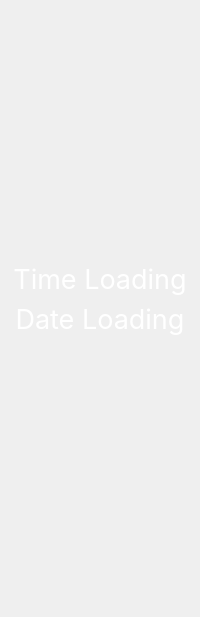
         <widget class="QWidget" name="homePage">
          <property name="styleSheet">
           <string notr="true">QLabel{
	color: rgb(255,255,255)
}</string>
          </property>
          <layout class="QVBoxLayout" name="verticalLayout_6">
           <property name="leftMargin">
            <number>0</number>
           </property>
           <property name="topMargin">
            <number>0</number>
           </property>
           <property name="rightMargin">
            <number>0</number>
           </property>
           <item>
            <spacer name="verticalSpacer_up">
             <property name="orientation">
              <enum>Qt::Vertical</enum>
             </property>
             <property name="sizeHint" stdset="0">
              <size>
               <width>20</width>
               <height>218</height>
              </size>
             </property>
            </spacer>
           </item>
           <item>
            <widget class="QWidget" name="logoContainer" native="true">
             <property name="minimumSize">
              <size>
               <width>0</width>
               <height>0</height>
              </size>
             </property>
             <layout class="QHBoxLayout" name="horizontalLayout_2">
              <item>
               <spacer name="horizontalSpacer">
                <property name="orientation">
                 <enum>Qt::Horizontal</enum>
                </property>
                <property name="sizeHint" stdset="0">
                 <size>
                  <width>40</width>
                  <height>20</height>
                 </size>
                </property>
               </spacer>
              </item>
              <item>
               <widget class="QLabel" name="centralLogo">
                <property name="maximumSize">
                 <size>
                  <width>400</width>
                  <height>150</height>
                 </size>
                </property>
                <property name="text">
                 <string/>
                </property>
                <property name="pixmap">
                 <pixmap resource="resources.qrc">:/Pictures/Images/Pictures/Logo_White.png</pixmap>
                </property>
                <property name="scaledContents">
                 <bool>true</bool>
                </property>
               </widget>
              </item>
              <item>
               <spacer name="horizontalSpacer_2">
                <property name="orientation">
                 <enum>Qt::Horizontal</enum>
                </property>
                <property name="sizeHint" stdset="0">
                 <size>
                  <width>40</width>
                  <height>20</height>
                 </size>
                </property>
               </spacer>
              </item>
             </layout>
            </widget>
           </item>
           <item>
            <widget class="QLabel" name="timeLabel">
             <property name="font">
              <font>
               <family>Inter</family>
               <pointsize>20</pointsize>
              </font>
             </property>
             <property name="styleSheet">
              <string notr="true"/>
             </property>
             <property name="text">
              <string>Time Loading</string>
             </property>
             <property name="alignment">
              <set>Qt::AlignCenter</set>
             </property>
            </widget>
           </item>
           <item>
            <widget class="QLabel" name="dateLabel">
             <property name="font">
              <font>
               <family>Inter</family>
               <pointsize>20</pointsize>
              </font>
             </property>
             <property name="text">
              <string>Date Loading</string>
             </property>
             <property name="alignment">
              <set>Qt::AlignCenter</set>
             </property>
            </widget>
           </item>
           <item>
            <spacer name="verticalSpacer_down">
             <property name="orientation">
              <enum>Qt::Vertical</enum>
             </property>
             <property name="sizeHint" stdset="0">
              <size>
               <width>20</width>
               <height>270</height>
              </size>
             </property>
            </spacer>
           </item>
          </layout>
         </widget>
